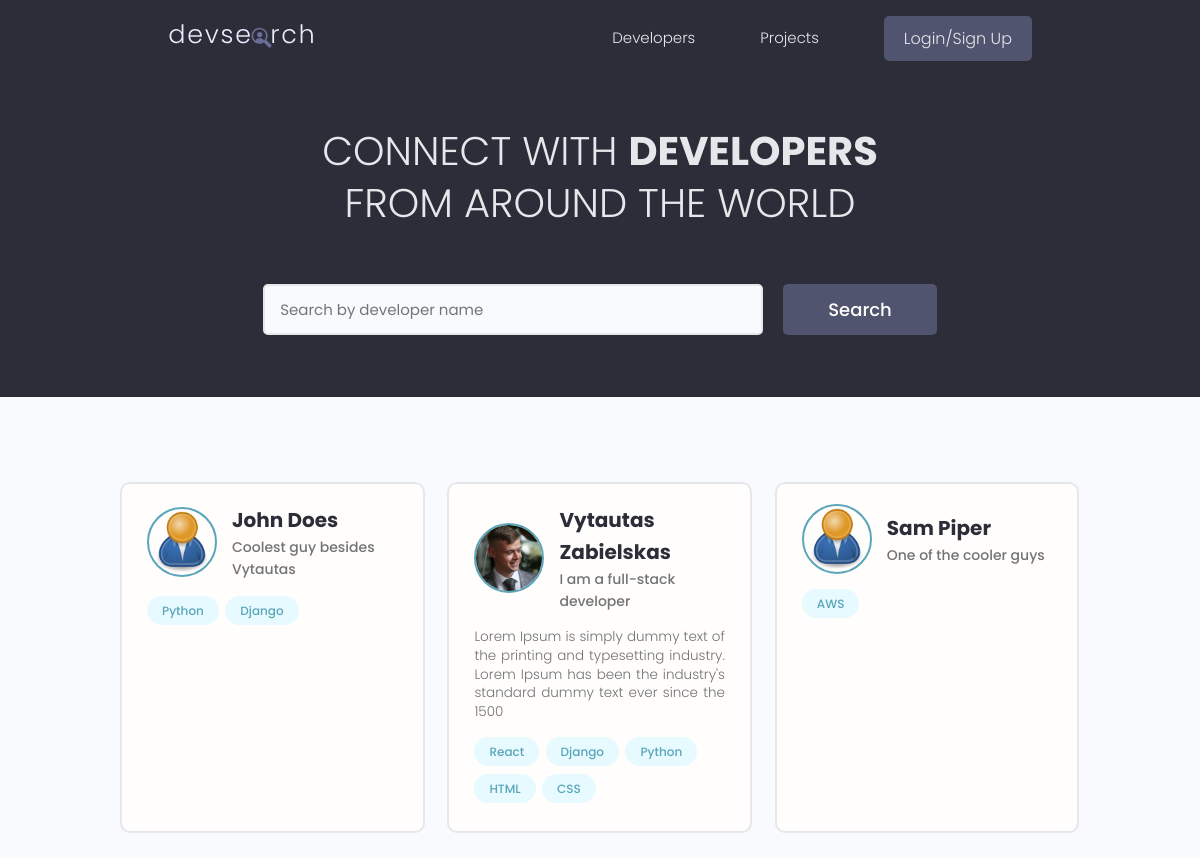
The app's page /, older data.
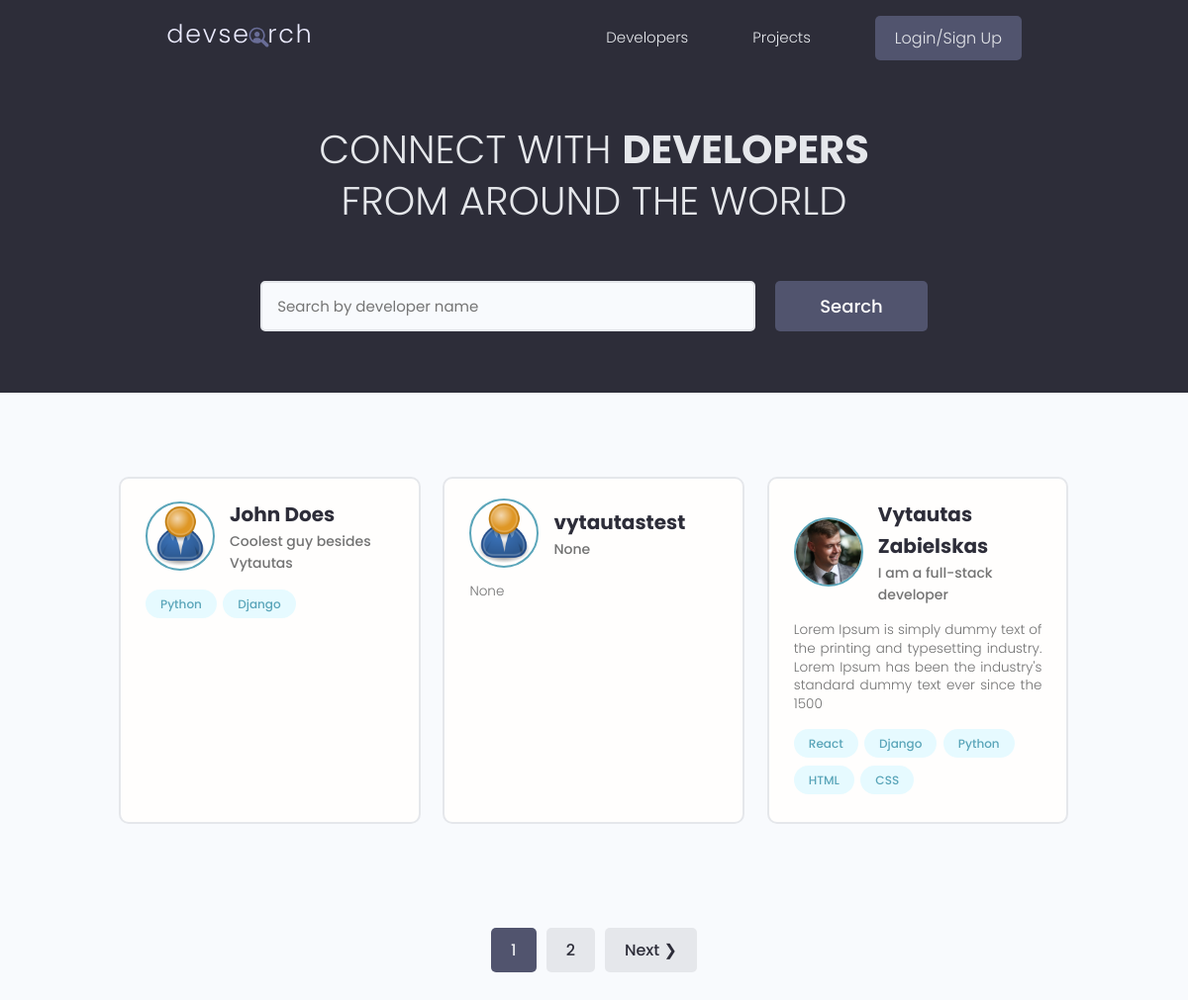
The same page, newer data.
### users/models.py (models this page shows, shortened)
class Profile(models.Model):
    user = models.OneToOneField(User, on_delete=models.CASCADE, null=True, blank=True)
    name = models.CharField(max_length=200, null=True, blank=True)
    email = models.EmailField(max_length=500, null=True, blank=True)
    username = models.CharField(max_length=200, null=True, blank=True)
    location = models.CharField(max_length=200, null=True, blank=True)
    short_intro = models.CharField(max_length=200, null=True, blank=True)
    bio = models.TextField(null=True, blank=True)
    profile_image = models.ImageField(null=True, blank=True, upload_to="profiles/", default="profiles/user-default.png")
    social_github = models.CharField(max_length=200, null=True, blank=True)
    social_twitter = models.CharField(max_length=200, null=True, blank=True)
    social_linkedin = models.CharField(max_length=200, null=True, blank=True)
    social_youtube = models.CharField(max_length=200, null=True, blank=True)
    social_website = models.CharField(max_length=200, null=True, blank=True)
    created = models.DateTimeField(auto_now_add=True)
    id = models.UUIDField(default=uuid.uuid4, unique=True, primary_key=True, editable=False)

class Skill(models.Model):
    owner = models.ForeignKey(Profile, on_delete=models.CASCADE, null=True, blank=True)
    name = models.CharField(max_length=200, null=True, blank=True)
    description = models.TextField(null=True, blank=True)
    created = models.DateTimeField(auto_now_add=True)
    id = models.UUIDField(default=uuid.uuid4, unique=True, primary_key=True, editable=False)
    def __str__(self):
        return str(self.name)

### users/views.py (the view)
# urls.py: path("", views.profiles, name="profiles"),
def profiles(request):
    profiles, search_query = searchProfiles(request)
    custom_range, profiles = paginateProfiles(request, profiles, 3)
    context = {'profiles': profiles, 'search_query': search_query, "custom_range" : custom_range}
    return render(request, "users/profiles.html", context)

### users/utils.py (called while the page is built)
def paginateProfiles(request, profiles, results):
    page = request.GET.get("page")
    paginator = Paginator(profiles, results)
    try:
        profiles = paginator.page(page)
    except PageNotAnInteger:
        page = 1
        profiles = paginator.page(page)
    except EmptyPage:
        page = paginator.num_pages
        profiles = paginator.page(page)
    leftIndex = (int(page) - 1)
    if leftIndex < 1:
        leftIndex = 1
    rightIndex = (int(page) + 2)
    if rightIndex > paginator.num_pages:
        rightIndex = paginator.num_pages + 1
    custom_range = range(leftIndex, rightIndex)
    return custom_range, profiles

def searchProfiles(request):
    search_query = ""
    if request.GET.get("search_query"):
        search_query = request.GET.get("search_query")
    skills = Skill.objects.filter(name__icontains=search_query)
    profiles = Profile.objects.distinct().filter(
        Q(name__icontains=search_query) |
        Q(short_intro__icontains=search_query) |
        Q(skill__in=skills)
    )
    return profiles, search_query

### users/templates/users/profiles.html (shortened to what this page needs)
{%extends "main.html"%} {%block content%}
<main class="home">
    <section class="hero-section text-center">
        <div class="container container--narrow">
            <div class="hero-section__box">
                <h2>CONNECT WITH <span>DEVELOPERS</span></h2>
                <h2>FROM AROUND THE WORLD</h2>
            </div>
            <div class="hero-section__search">
                <form id="searchForm" class="form" action="{% url 'profiles' %}" method="get">
                    <div class="form__field">
                        <input
                            class="input input--text"
                            id="formInput#search"
                            type="text"
                            name="search_query" value="{{search_query}}"
                            placeholder="Search by developer name"
                        />
                    </div>
                    <input
                        class="btn btn--sub btn--lg"
                        type="submit"
                        value="Search"
                    />
                </form>
            </div>
        </div>
    </section>
    <section class="devlist">
        <div class="container">
            <div class="grid grid--three">
                {%for profile in profiles%}
                <div class="column card">
                    <div class="dev">
                        <a
                            href="{%url 'user-profile' profile.id%}"
                            class="card__body"
                        >
                            <div class="dev__profile">
                                <img
                                    class="avatar avatar--md"
                                    src="{{profile.profile_image.url}}"
                                    alt="image"
                                />
                                <div class="dev__meta">
                                    <h3>{{profile.name}}</h3>
                                    <h5>{{profile.short_intro|slice:"60"}}</h5>
                                </div>
                            </div>
                            <p class="dev__info">{{profile.bio|slice:"150"}}</p>
                            <div class="dev__skills">
                                {%for skill in profile.skill_set.all|slice:"5"%}
                                <span class="tag tag--pill tag--main">
                                    <small>{{skill}}</small>
                                </span>
                                {%endfor%}
                            </div>
                        </a>
                    </div>
                </div>
                {%endfor%}
            </div>
        </div>
    </section>
</main>
{% include "pagination.html" with queryset=profiles custom_range=custom_range %}
{%endblock content%}

Row changes from the older to the newer data that the page shows:
no longer on this page (row unchanged): Profile: profile_image (placeholder picture), name "Sam Piper", short_intro "One of the cooler guys"
no longer on this page (row unchanged): Skill: name "AWS", shown under "Sam Piper"
added Profile: profile_image (placeholder picture), name "vytautastest", short_intro "None", bio "None"
Text that changed along with them:
new list line: "1"
new list line: "2"
text now shown: "Next ❯"
